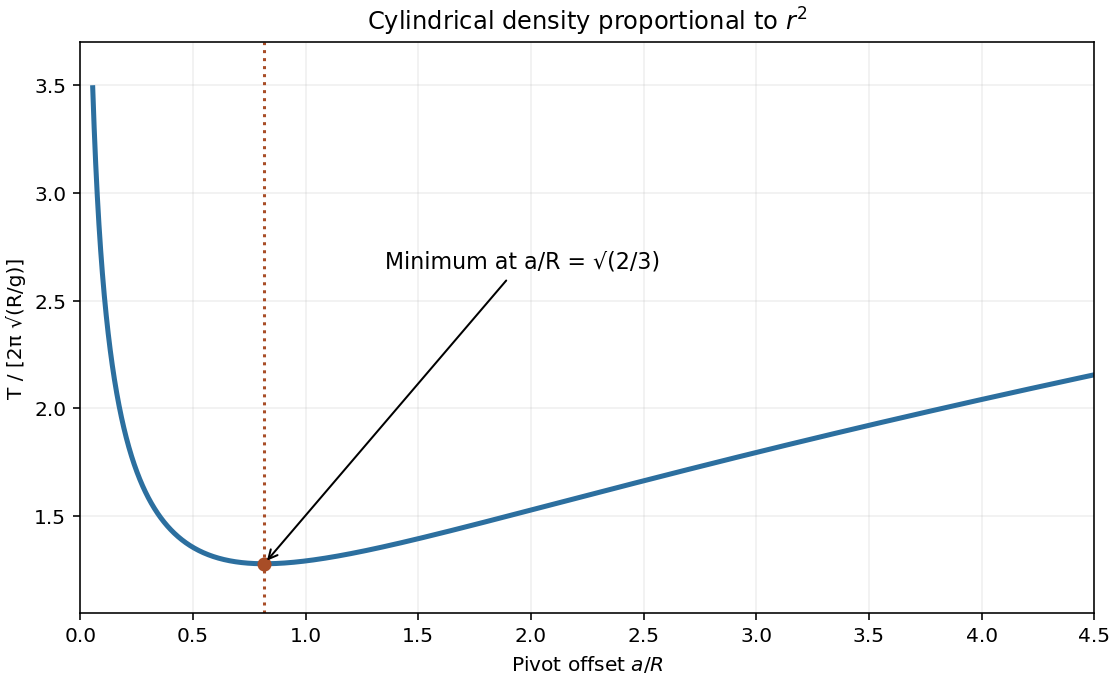

This chart was generated by the following Python code:
"""Original normalized physical-pendulum period plot.
Python 3.14, NumPy, Matplotlib; writes the basename PNG to cwd.
"""
from pathlib import Path
import numpy as np
import matplotlib
matplotlib.use('Agg')
import matplotlib.pyplot as plt
x=np.geomspace(.055,4.5,801);period=np.sqrt(x+2/(3*x));xm=np.sqrt(2/3);ym=np.sqrt(2*xm)
fig,ax=plt.subplots(figsize=(7.7,4.7),layout='constrained')
ax.plot(x,period,color='#2c6f9f',lw=2.5)
ax.scatter([xm],[ym],color='#a84d27',zorder=3)
ax.axvline(xm,ls=':',color='#a84d27')
ax.annotate('Minimum at a/R = √(2/3)',xy=(xm,ym),xytext=(1.35,2.65),arrowprops={'arrowstyle':'->'},fontsize=11)
ax.set(xlabel=r'Pivot offset $a/R$',ylabel='T / [2π √(R/g)]',title=r'Cylindrical density proportional to $r^2$',xlim=(0,4.5),ylim=(1.05,3.7))
ax.grid(alpha=.2)
fig.savefig(Path.cwd()/(Path(__file__).stem+'.png'),dpi=145,facecolor='white')
